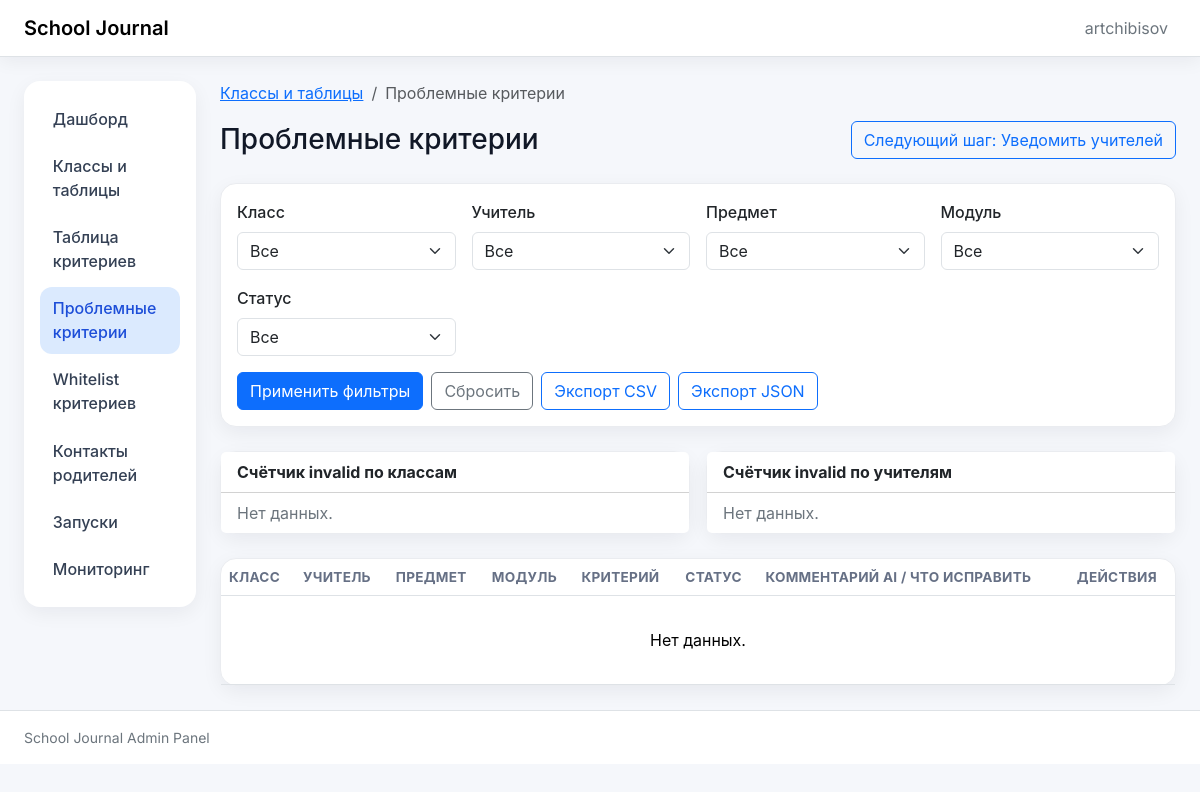
Page /criteria-failures/ (signed in) on the earlier database version.
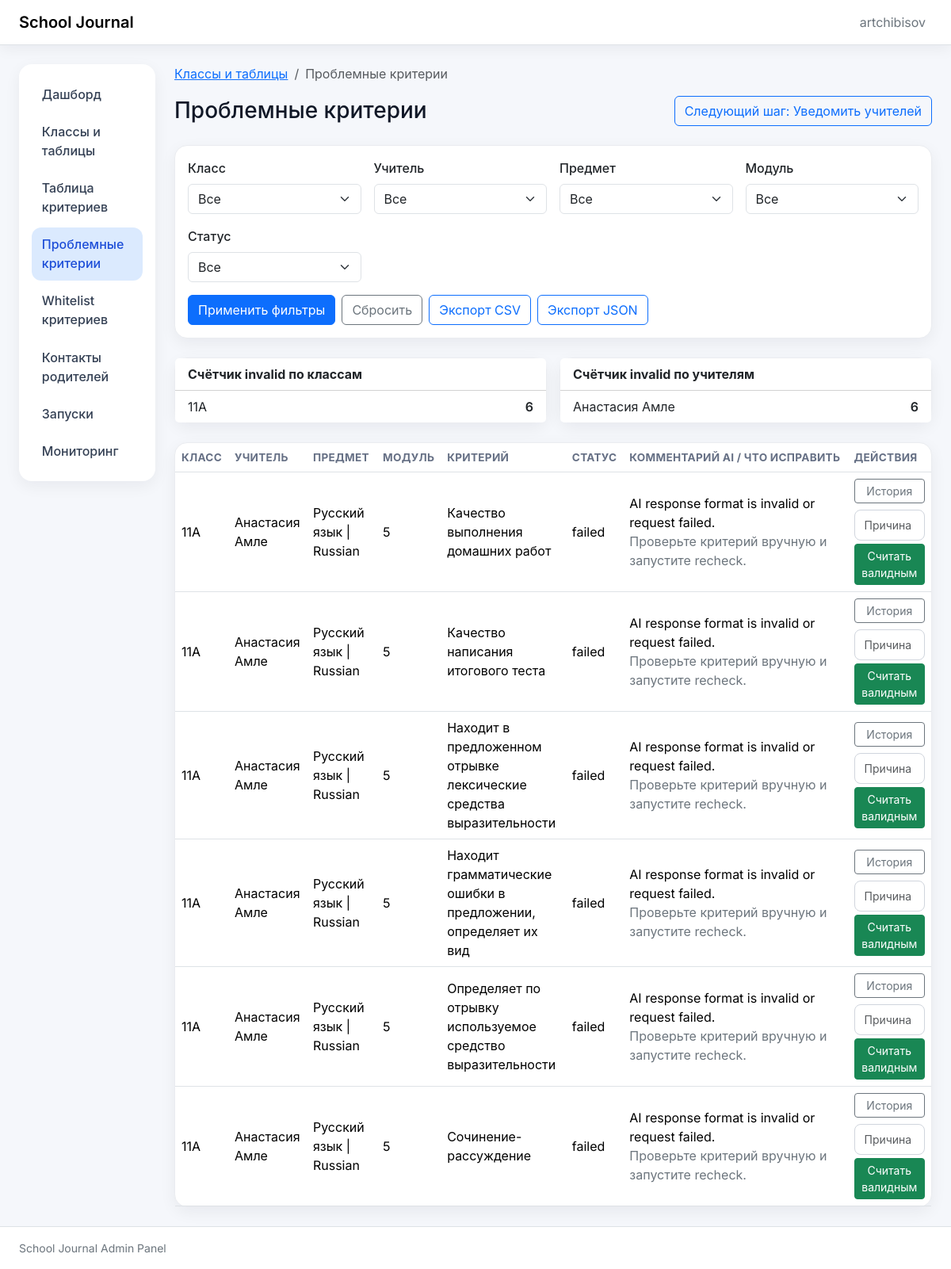
Same page on the later database version.
### pipeline/models.py (models this page shows, shortened)
class CriterionEntry(models.Model):
    class ValidationStatus(models.TextChoices):
        PENDING = "pending", "Pending"
        VALID = "valid", "Valid"
        INVALID = "invalid", "Invalid"
        OVERRIDE = "override", "Override"
        OVERRIDDEN_VALID = "overridden_valid", "Overridden valid"
        RECHECK = "recheck", "Recheck"
    class_code = models.CharField(max_length=64)
    subject_name = models.CharField(max_length=255)
    teacher_name = models.CharField(max_length=255)
    module_number = models.PositiveIntegerField()
    criterion_text = models.TextField()
    criterion_text_ai = models.TextField(blank=True, default="")
    validation_status = models.CharField(
        max_length=16,
        choices=ValidationStatus.choices,
        default=ValidationStatus.PENDING,
    )
    ai_verdict = models.CharField(max_length=32, blank=True, default="")
    ai_why = models.TextField(blank=True, default="")
    ai_fix_suggestion = models.TextField(blank=True, default="")
    ai_variants_json = models.JSONField(blank=True, default=list)
    needs_recheck = models.BooleanField(default=False)
    last_checked_at = models.DateTimeField(null=True, blank=True)
    source_sheet_name = models.CharField(max_length=255)
    source_workbook = models.CharField(max_length=500)
    created_at = models.DateTimeField(auto_now_add=True)
    updated_at = models.DateTimeField(auto_now=True)
    class Meta:
        constraints = [
            models.UniqueConstraint(
                fields=["class_code", "subject_name", "module_number", "criterion_text"],
                name="uq_criterionentry_class_subject_module_criterion",
            )
        ]
        indexes = [
            models.Index(fields=["class_code", "subject_name"]),
            models.Index(fields=["module_number"]),
            models.Index(fields=["validation_status"]),
        ]
        ordering = ["class_code", "subject_name", "module_number", "criterion_text"]

### pipeline/views.py (the view, shortened to what this page needs)
# urls.py: path("criteria-failures/", criteria_failures, name="criteria_failures"),
@login_required
@permission_required_403(
    "pipeline.view_criterionentry",
    message="Доступ запрещён: нет прав на просмотр проблемных критериев.",
)
def criteria_failures(request):
    queryset = CriterionEntry.objects.filter(
        validation_status=CriterionEntry.ValidationStatus.INVALID,
        needs_recheck=True,
    ).order_by("class_code", "teacher_name", "subject_name", "module_number", "criterion_text")
    class_code = _parse_non_empty(request.GET.get("class_code"))
    if class_code:
        queryset = queryset.filter(class_code=class_code)
    teacher_name = _parse_non_empty(request.GET.get("teacher_name"))
    if teacher_name:
        queryset = queryset.filter(teacher_name=teacher_name)
    subject_name = _parse_non_empty(request.GET.get("subject_name"))
    if subject_name:
        queryset = queryset.filter(subject_name=subject_name)
    module_number = _parse_non_empty(request.GET.get("module_number"))
    if module_number:
        queryset = queryset.filter(module_number=module_number)
    status = _parse_non_empty(request.GET.get("status"))
    if status:
        queryset = queryset.filter(ai_verdict=status)
    export_format = _parse_non_empty(request.GET.get("export"))
    class_counters = (
        queryset.values("class_code")
        .annotate(total_invalid=Count("id"))
        .order_by("-total_invalid", "class_code")
    )
    teacher_counters = (
        queryset.values("teacher_name")
        .annotate(total_invalid=Count("id"))
        .order_by("-total_invalid", "teacher_name")
    )
    paginator = Paginator(queryset, 50)
    page_obj = paginator.get_page(request.GET.get("page"))
    preserved_query = request.GET.copy()
    preserved_query.pop("page", None)
    preserved_query.pop("export", None)
    query_without_export = preserved_query.urlencode()
    return render(
        request,
        "pipeline/criteria_failures.html",
        {
            "page_obj": page_obj,
            "class_choices": CriterionEntry.objects.values_list("class_code", flat=True).distinct().order_by("class_code"),
            "teacher_choices": CriterionEntry.objects.values_list("teacher_name", flat=True)
            .distinct()
            .order_by("teacher_name"),
            "subject_choices": CriterionEntry.objects.values_list("subject_name", flat=True)
            .distinct()
            .order_by("subject_name"),
            "module_choices": CriterionEntry.objects.values_list("module_number", flat=True)
            .distinct()
            .order_by("module_number"),
            "status_choices": queryset.values_list("ai_verdict", flat=True).exclude(ai_verdict="").distinct().order_by("ai_verdict"),
            "filters": {
                "class_code": class_code or "",
                "teacher_name": teacher_name or "",
                "subject_name": subject_name or "",
                "module_number": module_number or "",
                "status": status or "",
            },
            "class_counters": class_counters,
            "teacher_counters": teacher_counters,
            "querystring": query_without_export,
            "can_override": _is_admin_role(request.user),
        },
    )

### admin_panel/authz.py (called while the page is built)
def permission_required_403(perm: str, *, message: str | None = None) -> Callable:
    deny_message = message or "Доступ запрещён: недостаточно прав для выполнения действия."
    def decorator(view_func: Callable) -> Callable:
        @wraps(view_func)
        def _wrapped(request: HttpRequest, *args, **kwargs) -> HttpResponse:
            if request.user.has_perm(perm):
                return view_func(request, *args, **kwargs)
            messages.error(request, deny_message)
            return HttpResponseForbidden(deny_message)
        return _wrapped
    return decorator

### pipeline/views.py (called while the page is built)
def _parse_non_empty(value: str | None) -> str | None:
    if value is None:
        return None
    trimmed = value.strip()
    return trimmed or None

def _is_admin_role(user) -> bool:
    return bool(user.is_superuser or user.groups.filter(name="admin").exists())

### pipeline/templates/pipeline/criteria_failures.html (shortened to what this page needs)
{% extends "base.html" %}
{% block page_heading %}Проблемные критерии{% endblock %}
{% block page_actions %}
  {% if perms.jobs.view_jobrun %}
    <a class="btn btn-outline-primary" href="{% url 'job_run_list' %}">Следующий шаг: Уведомить учителей</a>
  {% endif %}
{% endblock %}
{% block breadcrumbs %}
 <nav aria-label="breadcrumb" class="mb-3">
    <ol class="breadcrumb mb-0">
      <li class="breadcrumb-item"><a href="{% url 'journal_links:list_links' %}">Классы и таблицы</a></li>
      <li class="breadcrumb-item active" aria-current="page">Проблемные критерии</li>
    </ol>
  </nav>
{% endblock %}
{% block content %}
  <section class="card mb-4">
    <div class="card-body">
      <form method="get" class="row g-3 align-items-end">
        <div class="col-12 col-md-6 col-xl-3">
          <label class="form-label" for="id_class_code">Класс</label>
          <select id="id_class_code" name="class_code" class="form-select">
            <option value="">Все</option>
          </select>
        </div>
        <div class="col-12 col-md-6 col-xl-3">
          <label class="form-label" for="id_teacher_name">Учитель</label>
          <select id="id_teacher_name" name="teacher_name" class="form-select">
            <option value="">Все</option>
          </select>
        </div>
        <div class="col-12 col-md-6 col-xl-3">
          <label class="form-label" for="id_subject_name">Предмет</label>
          <select id="id_subject_name" name="subject_name" class="form-select">
            <option value="">Все</option>
          </select>
        </div>
        <div class="col-12 col-md-6 col-xl-3">
          <label class="form-label" for="id_module_number">Модуль</label>
          <select id="id_module_number" name="module_number" class="form-select">
            <option value="">Все</option>
          </select>
        </div>
        <div class="col-12 col-md-6 col-xl-3">
          <label class="form-label" for="id_status">Статус</label>
          <select id="id_status" name="status" class="form-select">
            <option value="">Все</option>
          </select>
        </div>
        <div class="col-12 d-flex flex-wrap gap-2">
          <button class="btn btn-primary" type="submit">Применить фильтры</button>
          <a class="btn btn-outline-secondary" href="{% url 'pipeline:criteria_failures' %}">Сбросить</a>
          <a class="btn btn-outline-primary" href="?export=csv{% if querystring %}&{{ querystring }}{% endif %}">Экспорт CSV</a>
          <a class="btn btn-outline-primary" href="?export=json{% if querystring %}&{{ querystring }}{% endif %}">Экспорт JSON</a>
        </div>
      </form>
    </div>
  </section>
  <section class="row g-3 mb-4">
    <div class="col-12 col-xl-6">
      <div class="card h-100">
        <div class="card-header bg-white"><strong>Счётчик invalid по классам</strong></div>
        <ul class="list-group list-group-flush">
          {% for item in class_counters %}
            <li class="list-group-item d-flex justify-content-between"><span>{{ item.class_code }}</span><span class="fw-semibold">{{ item.total_invalid }}</span></li>
          {% empty %}
            <li class="list-group-item text-secondary">Нет данных.</li>
          {% endfor %}
        </ul>
      </div>
    </div>
    <div class="col-12 col-xl-6">
      <div class="card h-100">
        <div class="card-header bg-white"><strong>Счётчик invalid по учителям</strong></div>
        <ul class="list-group list-group-flush">
          {% for item in teacher_counters %}
            <li class="list-group-item d-flex justify-content-between"><span>{{ item.teacher_name }}</span><span class="fw-semibold">{{ item.total_invalid }}</span></li>
          {% empty %}
            <li class="list-group-item text-secondary">Нет данных.</li>
          {% endfor %}
        </ul>
      </div>
    </div>
  </section>
  <section class="card">
    <div class="card-body p-0">
      <div class="table-responsive">
        <table class="table table-hover align-middle mb-0">
          <thead>
            <tr>
              <th>Класс</th>
              <th>Учитель</th>
              <th>Предмет</th>
              <th>Модуль</th>
              <th>Критерий</th>
              <th>Статус</th>
              <th>Комментарий AI / Что исправить</th>
               <th>Действия</th>
            </tr>
          </thead>
          <tbody>
            {% for row in page_obj.object_list %}
              <tr>
                <td>{{ row.class_code }}</td>
                <td>{{ row.teacher_name }}</td>
                <td>{{ row.subject_name }}</td>
                <td>{{ row.module_number }}</td>
                <td>{{ row.criterion_text }}</td>
                <td>{{ row.ai_verdict|default:"invalid" }}</td>
                <td>
                  <div>{{ row.ai_why|default:"" }}</div>
                  <div class="text-secondary">{{ row.ai_fix_suggestion|default:"" }}</div>
                </td>
                  <td>
                  <div class="d-flex flex-column gap-2">
                    <a class="btn btn-outline-secondary btn-sm" href="{% url 'pipeline:criterion_detail' row.id %}">История</a>
                    {% if can_override %}
                      <form method="post" action="{% url 'pipeline:override_criterion_valid' row.id %}">
                        <input class="form-control form-control-sm mb-1" type="text" name="reason" placeholder="Причина override" required>
                        <button class="btn btn-success btn-sm w-100" type="submit">Считать валидным</button>
                      </form>
                    {% endif %}
                  </div>
                </td>
              </tr>
            {% empty %}
               <tr><td class="table-empty" colspan="8">Нет данных.</td></tr>
            {% endfor %}
          </tbody>
        </table>
      </div>
    </div>
  </section>
{% endblock %}

### webapp/templates/base.html (shortened to what this page needs)
{% load static %}
<!doctype html>
<html lang="ru">
<head>
  <link href="https://cdn.jsdelivr.net/npm/bootstrap@5.3.3/dist/css/bootstrap.min.css" rel="stylesheet">
  <link rel="stylesheet" href="{% static 'webapp/ui.css' %}">
</head>
<body>
<nav class="navbar navbar-expand-lg border-bottom bg-white sticky-top soft-shadow-sm">
    <div class="container-fluid px-3 px-lg-4">
      <a class="navbar-brand fw-semibold" href="{% url 'dashboard' %}">School Journal</a>
      <div class="collapse navbar-collapse" id="mainNav">
        <ul class="navbar-nav ms-auto align-items-lg-center gap-lg-2">
          {% if request.user.is_authenticated %}
            <li class="nav-item"><span class="nav-link text-secondary">{{ request.user.username }}</span></li>
          {% endif %}
        </ul>
      </div>
         </div>
  </nav>
<div class="container-fluid py-4 px-3 px-lg-4">
    <div class="row g-4">
      <aside class="col-12 col-lg-3 col-xl-2">
        <div class="card border-0 soft-shadow-sm nav-card">
          <div class="card-body p-2 p-lg-3">
            <nav class="nav nav-pills flex-column gap-1">
              <a class="nav-link {% if request.path == '/' %}active{% endif %}" href="{% url 'dashboard' %}">Дашборд</a>
              {% if perms.journal_links.view_classsheetlink %}
                <a class="nav-link {% if '/links/' in request.path %}active{% endif %}" href="{% url 'journal_links:list_links' %}">Классы и таблицы</a>
              {% endif %}
              {% if perms.pipeline.view_criterionentry %}
                <a class="nav-link {% if '/criteria-table/' in request.path %}active{% endif %}" href="{% url 'pipeline:criteria_table' %}">Таблица критериев</a>
                             <a class="nav-link {% if '/criteria-failures/' in request.path %}active{% endif %}" href="{% url 'pipeline:criteria_failures' %}">Проблемные критерии</a>
              {% endif %}
                {% if perms.pipeline.view_validcriteriontemplate %}
                <a class="nav-link {% if '/valid-criteria/' in request.path %}active{% endif %}" href="{% url 'pipeline:valid_criteria_list' %}">Whitelist критериев</a>
              {% endif %}
              {% if perms.pipeline.view_parentcontact %}
                <a class="nav-link {% if '/parent-contacts/' in request.path %}active{% endif %}" href="{% url 'pipeline:parent_contacts_list' %}">Контакты родителей</a>
              {% endif %}
              {% if perms.jobs.view_jobrun %}
                <a class="nav-link {% if '/runs/' in request.path %}active{% endif %}" href="{% url 'job_run_list' %}">Запуски</a>
              {% endif %}
              <a class="nav-link {% if '/healthz' in request.path or '/readyz' in request.path %}active{% endif %}" href="{% url 'readyz' %}">Мониторинг</a>
            </nav>
          </div>
        </div>
      </aside>
        <main class="col-12 col-lg-9 col-xl-10">
             {% block breadcrumbs %}{% endblock %}
             <section class="d-flex flex-column flex-md-row align-items-md-center justify-content-between gap-3 mb-4">
          <h1 class="h3 mb-0">{% block page_heading %}Страница{% endblock %}</h1>
          <div class="d-flex flex-wrap gap-2">
            {% block page_actions %}{% endblock %}
          </div>
        </section>
              {% block content %}{% endblock %}
      </main>
    </div>
  </div>
 <footer class="py-3 border-top bg-white">
    <div class="container-fluid px-3 px-lg-4 text-secondary small">School Journal Admin Panel</div>
  </footer>
</body>
</html>

### webapp/static/webapp/ui.css (style rules this page uses)
:root { --app-bg: #f5f7fb; --text-muted: #667085; }
body { font-family: Inter, -apple-system, BlinkMacSystemFont, "Segoe UI", sans-serif; background: var(--app-bg); color: #111827; }
.soft-shadow-sm { box-shadow: 0 4px 18px rgba(16, 24, 40, 0.06); }
.nav-card .nav-link { color: #344054; border-radius: 0.75rem; padding: 0.6rem 0.8rem; font-weight: 500; }
.nav-card .nav-link.active { background-color: #dbeafe; color: #1d4ed8; }
.card { border: 1px solid #eaecf0; border-radius: 1rem; box-shadow: 0 6px 20px rgba(16, 24, 40, 0.06); }
.table { --bs-table-bg: transparent; }
.table thead th { font-size: 0.85rem; letter-spacing: 0.02em; color: var(--text-muted); text-transform: uppercase; white-space: nowrap; }
.form-label { font-weight: 500; }
input[type="text"], input[type="email"], input[type="url"], input[type="number"], input[type="date"], input[type="file"], textarea, select { width: 100%; border: 1px solid #d0d5dd; border-radius: 0.5rem; padding: 0.5rem 0.75rem; background: #fff; }

Differences in the rows shown:
added CriterionEntry: class_code "11A", teacher_name "Анастасия Амле", subject_name "Русский язык | Russian", module_number "5", criterion_text "Качество выполнения домашних работ", ai_verdict "failed", ai_why "AI response format is invalid or request failed.", ai_fix_suggestion "Проверьте критерий вручную и запустите recheck."
added CriterionEntry: class_code "11A", teacher_name "Анастасия Амле", subject_name "Русский язык | Russian", module_number "5", criterion_text "Качество написания итогового теста", ai_verdict "failed", ai_why "AI response format is invalid or request failed.", ai_fix_suggestion "Проверьте критерий вручную и запустите recheck."
added CriterionEntry: class_code "11A", teacher_name "Анастасия Амле", subject_name "Русский язык | Russian", module_number "5", criterion_text "Находит в предложенном отрывке лексические средства выразительности", ai_verdict "failed", ai_why "AI response format is invalid or request failed.", ai_fix_suggestion "Проверьте критерий вручную и запустите recheck."
added CriterionEntry: class_code "11A", teacher_name "Анастасия Амле", subject_name "Русский язык | Russian", module_number "5", criterion_text "Находит грамматические ошибки в предложении, определяет их вид", ai_verdict "failed", ai_why "AI response format is invalid or request failed.", ai_fix_suggestion "Проверьте критерий вручную и запустите recheck."
added CriterionEntry: class_code "11A", teacher_name "Анастасия Амле", subject_name "Русский язык | Russian", module_number "5", criterion_text "Определяет по отрывку используемое средство выразительности", ai_verdict "failed", ai_why "AI response format is invalid or request failed.", ai_fix_suggestion "Проверьте критерий вручную и запустите recheck."
added CriterionEntry: class_code "11A", teacher_name "Анастасия Амле", subject_name "Русский язык | Russian", module_number "5", criterion_text "Сочинение-рассуждение", ai_verdict "failed", ai_why "AI response format is invalid or request failed.", ai_fix_suggestion "Проверьте критерий вручную и запустите recheck."
Other differences:
new list line: "11A 6"
new list line: "Анастасия Амле 6"
text no longer shown: "Нет данных. Нет данных. Нет данных."
